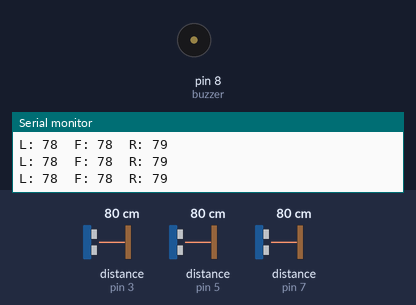
The sketch below on a simulated Arduino Uno, built with avr-gcc and run on an emulated ATmega328P. Shown: buzzer (waves = sounding, pin HIGH), the last lines printed to the serial monitor. Wiring (inferred from the names in the program): 3 × ultrasonic range finder: trigger pin 2, echo pin 3 / trigger pin 4, echo pin 5 / trigger pin 6, echo pin 7. The inputs (shaded band) are chosen by the test bench; at power-on: distance to the obstacle (sensors on pin 5, pin 3, pin 7) 80 cm. The echo pulse lasts 58.3 µs per cm; pins used as bus, display or sensor lines are not drawn.

Above: at 1.2 s.
1.3 s: distance to the obstacle (sensor on pin 5) set to 54 cm
4.3 s: distance to the obstacle (sensor on pin 5) set to 48 cm
At 4.47 s:
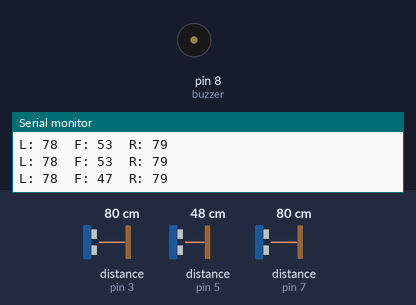
7.3 s: distance to the obstacle (sensor on pin 3) set to 250 cm
10.3 s: distance to the obstacle (sensor on pin 7) set to 120 cm
13.3 s: distance to the obstacle (sensor on pin 5) set to 60 cm
At 14.4 s:
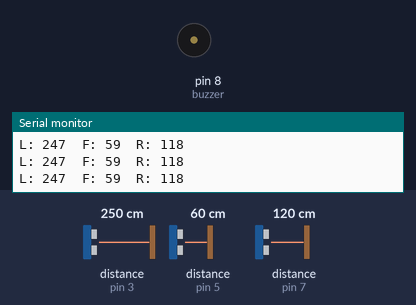
14.8 s: distance to the obstacle (sensor on pin 3) set to 56 cm
16.3 s: distance to the obstacle (sensor on pin 3) set to 48 cm
At 16.42 s:
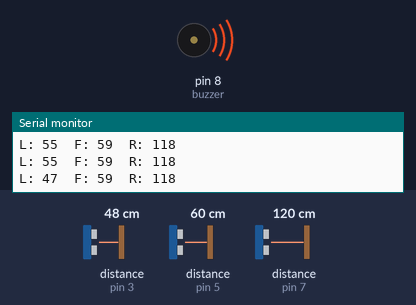
Timing chart, 0 to 20.3 s (numbered marks = the images above; inputs shaded):
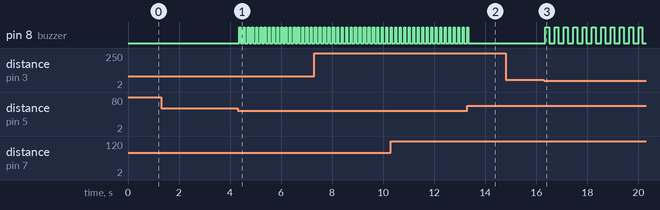

The sketch:

blind_stick.ino
```cpp
// Smart Blind Stick - 3 Direction Sensing

// LEFT SENSOR
#define trigL 2
#define echoL 3

// FRONT SENSOR
#define trigF 4
#define echoF 5

// RIGHT SENSOR
#define trigR 6
#define echoR 7

// BUZZER
#define buzzer 8

long duration;
int distL, distF, distR;

// Function to measure distance
int getDistance(int trigPin, int echoPin) {
  digitalWrite(trigPin, LOW);
  delayMicroseconds(2);

  digitalWrite(trigPin, HIGH);
  delayMicroseconds(10);

  digitalWrite(trigPin, LOW);

  duration = pulseIn(echoPin, HIGH);
  return duration * 0.034 / 2;
}

void setup() {
  pinMode(trigL, OUTPUT);
  pinMode(echoL, INPUT);

  pinMode(trigF, OUTPUT);
  pinMode(echoF, INPUT);

  pinMode(trigR, OUTPUT);
  pinMode(echoR, INPUT);

  pinMode(buzzer, OUTPUT);

  Serial.begin(9600);
}

void loop() {

  // Read all sensors
  distL = getDistance(trigL, echoL);
  distF = getDistance(trigF, echoF);
  distR = getDistance(trigR, echoR);

  Serial.print("L: "); Serial.print(distL);
  Serial.print("  F: "); Serial.print(distF);
  Serial.print("  R: "); Serial.println(distR);

  // 🚨 PRIORITY: FRONT > LEFT > RIGHT

  if (distF > 0 && distF <= 50) {
    // FRONT → VERY FAST BEEP
    digitalWrite(buzzer, HIGH);
    delay(50);
    digitalWrite(buzzer, LOW);
    delay(50);
  }
  else if (distL > 0 && distL <= 50) {
    // LEFT → MEDIUM SPEED BEEP
    digitalWrite(buzzer, HIGH);
    delay(150);
    digitalWrite(buzzer, LOW);
    delay(150);
  }
  else if (distR > 0 && distR <= 50) {
    // RIGHT → SLOW BEEP
    digitalWrite(buzzer, HIGH);
    delay(300);
    digitalWrite(buzzer, LOW);
    delay(300);
  }
  else {
    // NO OBSTACLE
    digitalWrite(buzzer, LOW);
  }

  delay(50);
}
```

Measured:
- the behaviour switches between 52 and 51 cm on distance to the obstacle (sensor on pin 5) (found by bisection; images 0 and 1)
- the behaviour switches between 52 and 51 cm on distance to the obstacle (sensor on pin 3) (found by bisection; images 2 and 3)
- after the input at 4.3 s, pin 8 (buzzer): alternates HIGH for 0.05 s and LOW for 0.11 s, starting after 0.06 s
- after the input at 13.3 s, pin 8 (buzzer): goes on until 13.3 s, then stays LOW
- after the input at 16.3 s, pin 8 (buzzer): alternates HIGH for 0.15 s and LOW for 0.22 s, starting after 0.05 s
